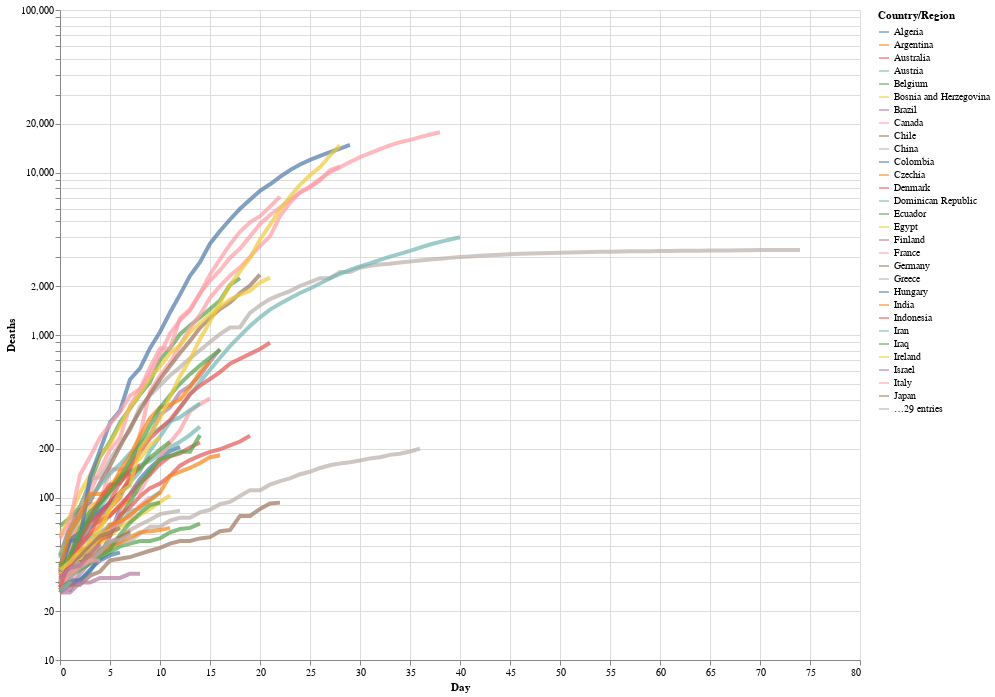

The cell this chart's notebook holds for it:
### Markdown cell above
We can also add a log y-axis. To do this, The long-form, we express the types using the long-form `alt.X('Day',...)`, which is, in the words of the [Altair documentation](https://altair-viz.github.io/user_guide/encoding.html)
> useful when doing more fine-tuned adjustments to the encoding, such as binning, axis and scale properties, or more.

We'll also now add a hover tooltip so that, when we hover our cursor over any point on any of the lines, it will tell us the 'Country', the 'Day', and the number of 'Deaths'.

### Code cell
# altair plot (this is long), here tooltip acts like hovertool and displays the country, day and region
alt.Chart(deaths_long).mark_line(strokeWidth=4, opacity=0.7).encode(
    x=alt.X('Day'),
    y=alt.Y('Deaths', scale=alt.Scale(type='log')),
    color='Country/Region',
    tooltip=['Country/Region', 'Day', 'Deaths']
).properties(
    width=800,
    height=650
)

### Figure 1 — Vega-Lite specification as saved in the notebook (floating-point values rounded to 4 significant figures; data arrays with more than 128 entries replaced by an {"elided": "..."} marker saying what was removed)
{"config": {"view": {"continuousWidth": 400, "continuousHeight": 300}}, "data": {"name": "data-c211c7b3cf05fbe525148e24711a899d"}, "mark": {"type": "line", "opacity": 0.7, "strokeWidth": 4}, "encoding": {"color": {"type": "nominal", "field": "Country/Region"}, "tooltip": [{"type": "nominal", "field": "Country/Region"}, {"type": "quantitative", "field": "Day"}, {"type": "quantitative", "field": "Deaths"}], "x": {"type": "quantitative", "field": "Day"}, "y": {"type": "quantitative", "field": "Deaths", "scale": {"type": "log"}}}, "height": 650, "width": 800, "$schema": "https://vega.github.io/schema/vega-lite/v4.8.1.json", "datasets": {"data-c211c7b3cf05fbe525148e24711a899d": {"elided": "4524 records"}}}
